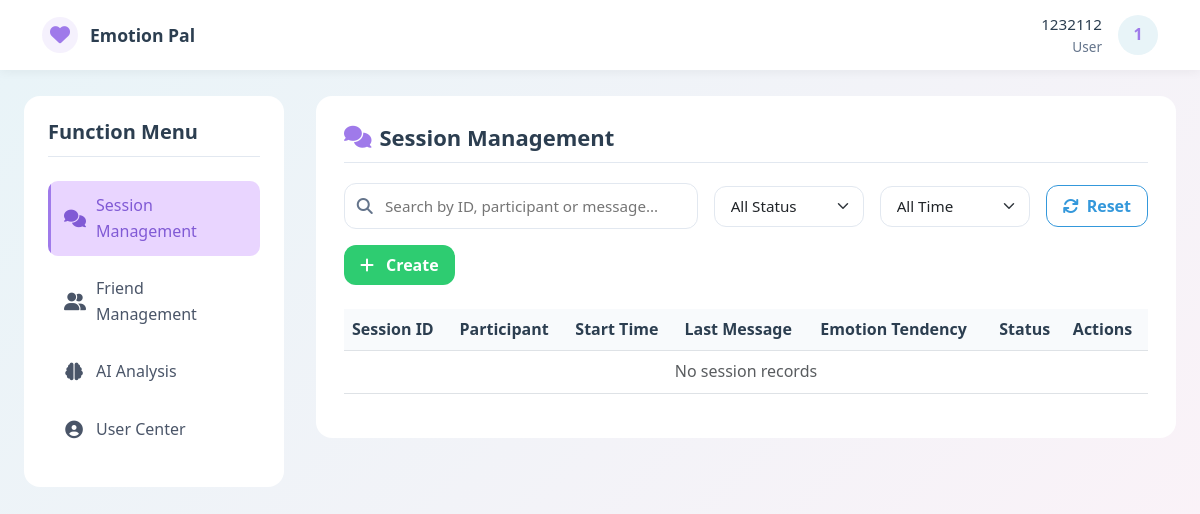
Before: /session_management (signed in) with the older database file.
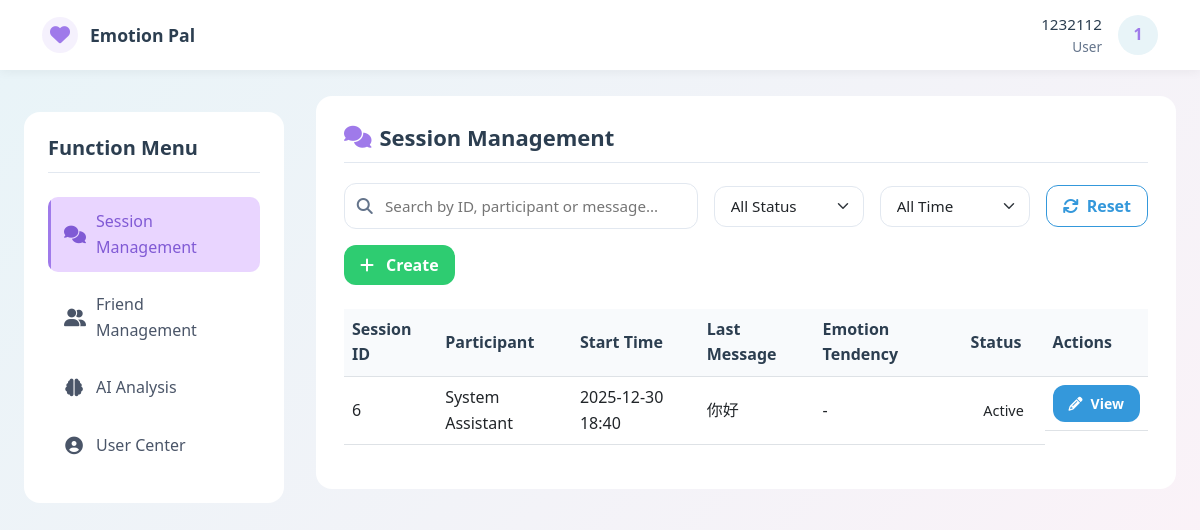
After: the same page with the newer database file.
### models.py (models this page shows, shortened)
class ChatSession(db.Model):
    __tablename__ = 'chat_sessions'
    id = db.Column(db.Integer, primary_key=True, autoincrement=True)
    user_id = db.Column(db.Integer, db.ForeignKey('users.id'), nullable=False, comment='发起会话的用户ID| User ID initiating the session')
    agent_id = db.Column(db.Integer, db.ForeignKey('users.id'), nullable=True, comment='处理会话的客服ID| Agent ID handling the session')
    service_id = db.Column(db.Integer, db.ForeignKey('services.id'), nullable=True, comment='关联服务ID| Associated service ID')
    appointment_id = db.Column(db.Integer, db.ForeignKey('appointments.id'), nullable=True, comment='关联预约ID| Associated appointment ID')
    start_time = db.Column(db.DateTime, default=lambda: datetime.now(UTC), comment='会话开始时间| Session start time')
    end_time = db.Column(db.DateTime, nullable=True, comment='会话结束时间| Session end time')
    status = db.Column(db.String(20), default='active', comment='状态：active/closed/timeout| Status: active/closed/timeout')
    last_message_time = db.Column(db.DateTime, nullable=True, comment='最后消息时间| Last message time')
    initiator = db.relationship('User', foreign_keys=[user_id], back_populates='initiated_chat_sessions')
    handler = db.relationship('User', foreign_keys=[agent_id], back_populates='handled_chat_sessions')
    service = db.relationship('Service', back_populates='chat_sessions', lazy=True)
    appointment = db.relationship('Appointment', back_populates='chat_session', lazy=True)
    messages = db.relationship('Message', backref='chat_session', lazy=True, cascade='all, delete-orphan')
    def __repr__(self) -> str:
        return f"<ChatSession(id={self.id}, user_id={self.user_id}, status='{self.status}')>"

class Message(db.Model):
    __tablename__ = 'messages'  # 复数表名| Plural table name
    id = db.Column(db.Integer, primary_key=True, autoincrement=True)
    session_id = db.Column(db.Integer, db.ForeignKey('chat_sessions.id'), nullable=False, comment='会话ID| Session ID')
    sender_id = db.Column(db.Integer, db.ForeignKey('users.id'), nullable=False, comment='发送者ID| Sender ID')
    receiver_id = db.Column(db.Integer, db.ForeignKey('users.id'), nullable=True, comment='接收者ID| Receiver ID')
    text = db.Column(db.Text, nullable=False, comment='消息内容| Message content')
    timestamp = db.Column(db.DateTime, default=lambda: datetime.now(UTC), comment='发送时间| Sending time')
    sentiment = db.Column(db.Float, nullable=True, comment='情感分析得分（-1~1）| Sentiment analysis score (-1~1)')
    message_type = db.Column(db.String(10), default='text', comment='消息类型：text/image/file| Message type: text/image/file')
    is_read = db.Column(db.Boolean, default=False, comment='是否已读| Whether read')
    file_url = db.Column(db.String(255), nullable=True, comment='文件/图片URL（非文本消息）| File/image URL (non-text messages)')
    sender = db.relationship('User', foreign_keys=[sender_id], backref='sent_messages', lazy=True)
    receiver = db.relationship('User', foreign_keys=[receiver_id], backref='received_messages', lazy=True)

### routes.py (the view, shortened to what this page needs)
    @app.route('/session_management')
    def session_management():
        if 'user_id' not in session:
            return redirect(url_for('login'))
        role = session['role']
        user_id = session['user_id']
        if role == 'user':
            my_sessions = ChatSession.query.filter(
                db.or_(db.and_(ChatSession.user_id == user_id), db.and_(ChatSession.agent_id == user_id))).all()
            pending_sessions = []
            agents = []
        for sess in my_sessions + pending_sessions:
            last_msg = Message.query.filter_by(session_id=sess.id).order_by(Message.timestamp.desc()).first()
            sess.last_message = last_msg
            first_msg = Message.query.filter_by(session_id=sess.id).order_by(Message.timestamp).first()
            sess.first_message = first_msg
            all_msgs = Message.query.filter_by(session_id=sess.id).all()
            if all_msgs:
                sentiment_sum = sum(msg.sentiment for msg in all_msgs)
                sess.average_sentiment = sentiment_sum / len(all_msgs)
            else:
                sess.average_sentiment = 0
        friend_relations = FriendRelation.query.filter(
            db.or_(
                FriendRelation.user_id == user_id,
                FriendRelation.friend_id == user_id,
                FriendRelation.status == 'accepted'
            )
        ).all()
        relation_dicts = []
        for rel in friend_relations:
            rel_dict = {
                'id': rel.id,
                'user_id': rel.user_id,
                'friend_id': rel.friend_id,
                'status': rel.status,
                'user_name': rel.user.username,
                'friend_name': rel.friend.username
            }
            rel_dict['friend_id_target'] = rel.friend_id if rel.user_id == user_id else rel.user_id
            relation_dicts.append(rel_dict)
        print(pending_sessions)
        print(my_sessions)
        print(agents)
        print(relation_dicts)
        print(friend_relations)
        return render_template(
            'session_management.html',
            my_sessions=my_sessions,
            pending_sessions=pending_sessions,
            agents=agents,
            friends=friend_relations,  # 将关系列表转换为JSON字符串 / Convert relationship list to JSON string
        )

### models.py (called while the page is built)
    def __repr__(self):
        return f"<FriendRelation(id={self.id}, user_id={self.user_id}, friend_id={self.friend_id}, status='{self.status}')>"

### templates/session_management.html (shortened to what the changed rows need)
<!DOCTYPE html>
<html lang="en">
<head>
    <link href="https://cdn.jsdelivr.net/npm/bootstrap@5.3.0/dist/css/bootstrap.min.css" rel="stylesheet">
    <link rel="stylesheet" href="https://cdnjs.cloudflare.com/ajax/libs/font-awesome/6.4.0/css/all.min.css">
</head>
<body>
<div class="main-container">
    <div class="content-area">
        <div class="section-card">
            <h2><i class="fa fa-comments" aria-hidden="true"></i> Session Management</h2>
            <div id="sessionListContainer">
                <div class="table-responsive" id="sessionTableContainer">
                    <table class="table table-hover" id="sessionTable">
                        <thead>
                        <tr>
                            <th>Session ID</th>
                            <th>Participant</th>
                            <th>Start Time</th>
                            <th>Last Message</th>
                            <th>Emotion Tendency</th>
                            <th>Status</th>
                            <th>Actions</th>
                        </tr>
                        </thead>
                        <tbody id="sessionTableBody">
                        {% for sess in my_sessions %}
                        <tr data-session-id="{{ sess.id }}"
                            data-status="{{ 'active' if not sess.end_time else 'ended' }}"
                            data-agent="{{ sess.agent.id if sess.agent else '' }}"
                            data-time="{{ sess.start_time.strftime('%Y-%m-%d') }}">
                            <td>{{ sess.id }}</td>
                            <td>
                                {% if session.role == 'user' %}
                                {{ sess.agent.username if sess.agent else 'System Assistant' }}
                                {% else %}
                                {{ sess.initiator.username }}
                                {% endif %}
                            </td>
                            <td>{{ sess.start_time.strftime('%Y-%m-%d %H:%M') }}</td>
                            <td>
                                {{ sess.last_message.text|truncate(20) if sess.last_message else 'No messages' }}
                            </td>
                            <td>
                                {% if sess.average_sentiment %}
                                {% if sess.average_sentiment > 0.5 %}
                                <span class="text-success"><i class="fa fa-smile" aria-hidden="true"></i> Positive</span>
                                {% elif sess.average_sentiment < -0.5 %}
                                <span class="text-danger"><i class="fa fa-frown" aria-hidden="true"></i> Negative</span>
                                {% else %}
                                <span class="text-secondary"><i class="fa fa-meh" aria-hidden="true"></i> Neutral</span>
                                {% endif %}
                                {% else %}
                                -
                                {% endif %}
                            </td>
                            <td>
                                <span class="status-badge {{ 'status-active' if not sess.end_time else 'status-ended' }}">
                                    {{ 'Active' if not sess.end_time else 'Ended' }}
                                </span>
                            </td>
                            <td class="session-actions">
                                <a href="/chat/{{ sess.id }}" class="btn btn-primary btn-sm"
                                   aria-label="View session {{ sess.id }}" tabindex="0">
                                    <i class="fa fa-pencil" aria-hidden="true"></i> View
                                </a>
                            </td>
                        </tr>
                        {% endfor %}
                        {% if not my_sessions %}
                        <tr>
                            <td colspan="7" class="text-center text-muted">No session records</td>
                        </tr>
                        {% endif %}
                        </tbody>
                    </table>
                </div>
            </div>
        </div>
    </div>
</div>
</body>
</html>

Changed rows visible on the page:
added ChatSession: id "6", agent "System Assistant", start_time "2025-12-30 18:40", last_message.text "你好", end_time "Active"
Other visible differences:
text no longer shown: "No session records"
